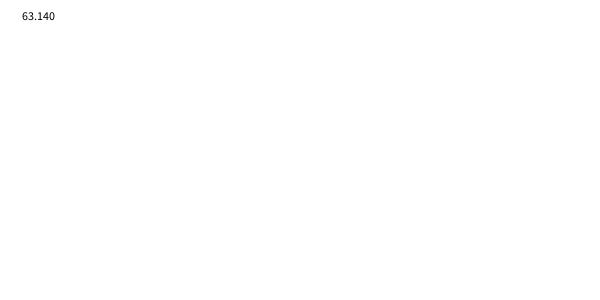
Frame 1 (no input)
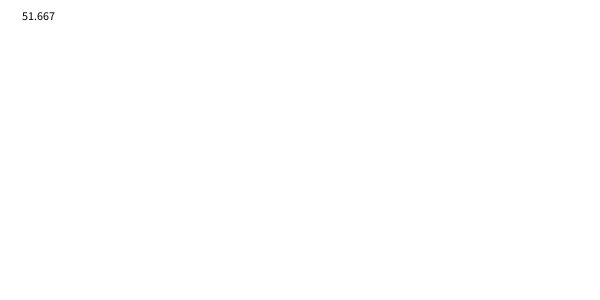
Frame 60 (the mouse pressed at the canvas centre just before this capture)
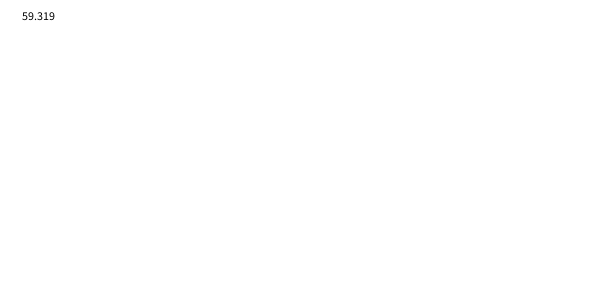
Frame 120 (the mouse held since frame 60 and released just before this capture)

The Processing sketch that drew these frames (run headless with seeded random() and noise(); from frame 60 on, the mouse is pressed at the canvas centre):

// Processing sketch: sketch_180601a
// ── sketch_180601a.pde
ArrayList<Mover> movers;
public void setup() {
  size(600, 300);
  movers = new ArrayList<Mover>();
  mousePressed();
}
public void draw() {
  background(255);
  fill(0);
  text(frameRate, 20, 20);
  //if (mousePressed) {
    //movers.add(new Mover(1));
  //}
  mousePressed();
  for (Mover m : movers) {
    m.display();
    m.update(movers);
  }
}

public class Mover {
  float x, xspeed, xacc;
  float y, yspeed, yacc;
  float r;
  color c;

  public Mover() {
    x = width/2;
    y = height/2;
    r = 50;
    c = color(0, 255, 0);
    xspeed= -2.5;
    yspeed= -1.5;
  }

  public Mover(int a) {
    x = mouseX;
    y = mouseY;
    r = 20+random(20);
    c = color(0, 255, 0);
    xspeed= random(1)-.5;
    yspeed= -3.5;
    yacc = 0.5;
  }

  public void update(ArrayList<Mover> others) {
    //change the position etc.
    x += xspeed; 
    y += yspeed; 
    yspeed += yacc;
    xspeed += xacc;
    //check the rest of the world for interactions
    checkWalls();
    checkOthers(others);
  }
  
  public void checkOthers(ArrayList<Mover> others){
    c = color(0,255, 0);
    for(Mover other : others){
      if(this != other){
       //check for collide
       if(dist(x,y,other.x,other.y) < r + other.r ){
          c = color(255, 0, 0); 
       }
      }
    }
  }
  public void checkWalls() {
    if (x < r) {
      println("OW!");
      xspeed *= -1;
      x = r;//prevents 2 true in a row
    }
    if (x > width - r) {
      println("OW!");
      xspeed *= -1;
      x = width - r;//prevents 2 true in a row
    }
    if (y < r) {
      println("OW!");
      yspeed *= -.9;
      y = r;//prevents 2 true in a row
    }
    if (y > height - r) {
      println("OW!");
      yspeed *= -.9;
      y = height - r;//prevents 2 true in a row
    }
  }
  public void display() {
    fill(c);
    ellipse(x, y, r * 2, r * 2);
  }
  void mousePressed(){
    Mover m = new Mover(1);
    movers.add(m);
  }
}
